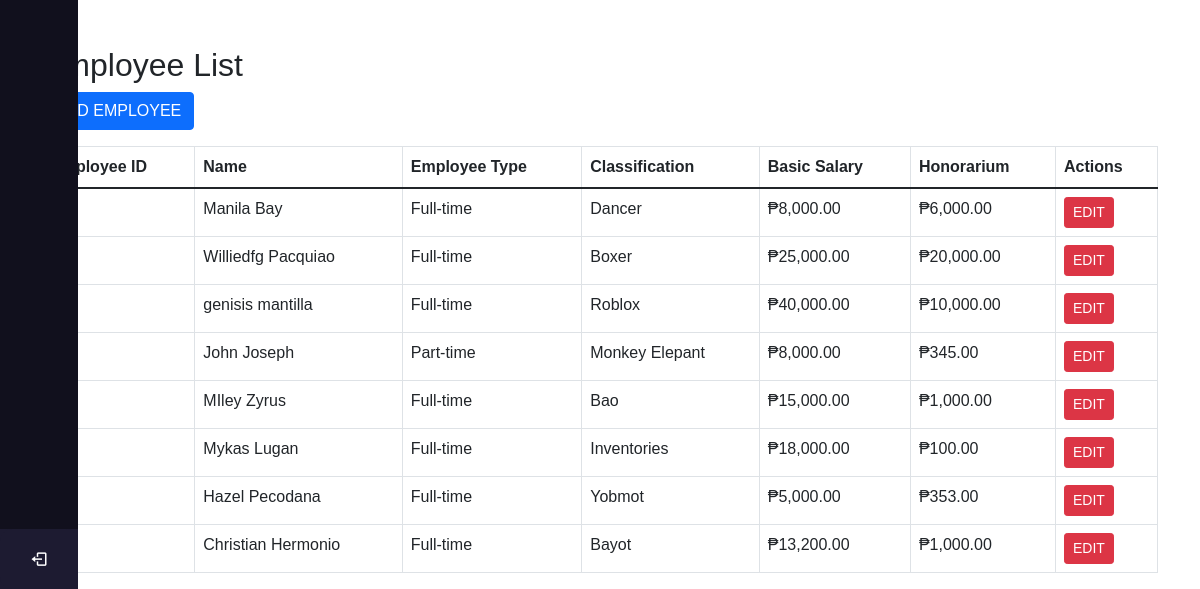
The page /manage_employees.php (lower part) on the database as committed earlier.
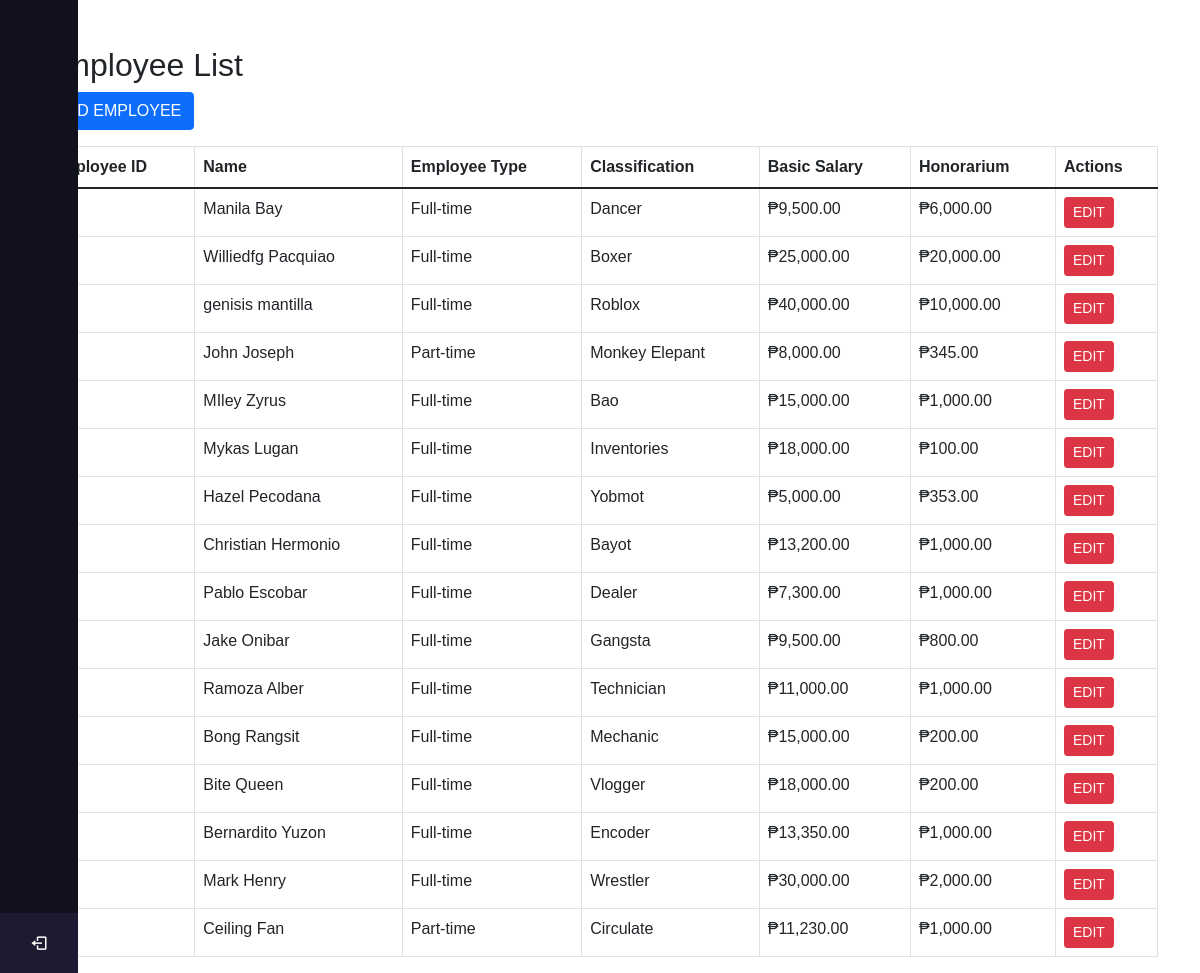
The same page on the database as committed later.
### tables this page shows
CREATE TABLE `employees` (
  `employee_id` int(11) NOT NULL,
  `first_name` varchar(255) NOT NULL,
  `last_name` varchar(255) NOT NULL,
  `suffix_title` varchar(50) NOT NULL,
  `employee_type` enum('full-time','part-time') NOT NULL,
  `classification` varchar(255) NOT NULL,
  `basic_salary` decimal(10,2) NOT NULL,
  `honorarium` decimal(10,2) DEFAULT 0.00,
  `incentives` decimal(10,0) NOT NULL,
  `overload_rate` decimal(10,0) NOT NULL,
  `watch_reward` decimal(10,0) NOT NULL,
  `absent_lateRate` decimal(10,0) NOT NULL,
  `created_at` timestamp NOT NULL DEFAULT current_timestamp()
);

### manage_employees.php (the view, shortened to what this page needs)
<?php
$conn = new mysqli('localhost', 'root', '', 'gfi_exel');
$sql_fetch = "SELECT * FROM employees";
$result = $conn->query($sql_fetch);
?>
<!DOCTYPE html>
<html lang="en">
<?php include 'sidebars.php'; ?>
<head>
    <link rel="stylesheet" href="/css/bootstrap.min.css">
</head>
<body>
    <div class="container mt-5">
        <div id="employeeList">
            <h2 class="mb-9">Employee List</h2>
            <button class="btn btn-primary mb-3" onclick="toggleView('addEmployee')">ADD EMPLOYEE</button>
            <table class="table table-bordered">
                <thead>
                    <tr>
                        <th>Employee ID</th>
                        <th>Name</th>
                        <th>Employee Type</th>
                        <th>Classification</th>
                        <th>Basic Salary</th>
                        <th>Honorarium</th>
                        <th>Actions</th>
                    </tr>
                </thead>
                <tbody>
                    <?php
                    if ($result->num_rows > 0) {
                        while ($row = $result->fetch_assoc()) {
                            echo "<tr>
                                    <td>" . $row['employee_id'] . "</td>
                                    <td>" . $row['first_name'] . " " . $row['last_name'] . "</td>
                                    <td>" . ucfirst($row['employee_type']) . "</td>
                                    <td>" . $row['classification'] . "</td>
                                    <td>₱" . number_format($row['basic_salary'], 2) . "</td>
                                    <td>₱" . number_format($row['honorarium'], 2) . "</td>
                                    <td>
                                        <button class='btn btn-danger btn-sm' onclick='toggleEditForm(" . $row['employee_id'] . ")'>EDIT</button>
                                    </td>
                                  </tr>";
                        }
                    } else {
                        echo "<tr><td colspan='7'>No employees found.</td></tr>";
                    }
                    ?>
                </tbody>
            </table>
        </div>
    </div>
</body>
</html>

Rows that differ between the two databases and show on the page:
changed employees "Manila": basic_salary "8,000.00" → "9,500.00"
added employees: first_name "Pablo", last_name "Escobar", employee_type "Full-time", classification "Dealer", basic_salary "7,300.00", honorarium "1,000.00"
added employees: first_name "Jake", last_name "Onibar", employee_type "Full-time", classification "Gangsta", basic_salary "9,500.00", honorarium "800.00"
added employees: first_name "Ramoza", last_name "Alber", employee_type "Full-time", classification "Technician", basic_salary "11,000.00", honorarium "1,000.00"
added employees: first_name "Bong", last_name "Rangsit", employee_type "Full-time", classification "Mechanic", basic_salary "15,000.00", honorarium "200.00"
added employees: first_name "Bite", last_name "Queen", employee_type "Full-time", classification "Vlogger", basic_salary "18,000.00", honorarium "200.00"
added employees: first_name "Bernardito", last_name "Yuzon", employee_type "Full-time", classification "Encoder", basic_salary "13,350.00", honorarium "1,000.00"
added employees: first_name "Mark", last_name "Henry", employee_type "Full-time", classification "Wrestler", basic_salary "30,000.00", honorarium "2,000.00"
added employees: first_name "Ceiling", last_name "Fan", employee_type "Part-time", classification "Circulate", basic_salary "11,230.00", honorarium "1,000.00"
